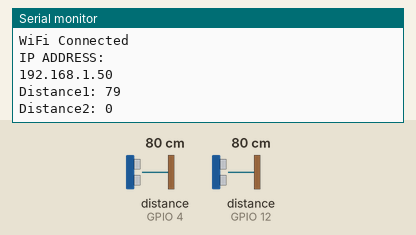
A sketch run on a simulated ESP8266 (NodeMCU). On the bench: the last lines printed to the serial monitor. Wiring (inferred from the names in the program): 2 × ultrasonic range finder: trigger GPIO 5, echo GPIO 4 / trigger GPIO 14, echo GPIO 12. The test bench sets the inputs (shaded band); at power-on: distance to the obstacle (sensors on GPIO 4, GPIO 12) 80 cm. The echo pulse lasts 58.3 µs per cm; WiFi joins after 1.5 s; servers stay silent unless stated; uploads are accepted with an empty reply.

Above: at 3.2 s.
3.3 s: distance to the obstacle (sensor on GPIO 4) set to 2 cm
At 3.3 s:
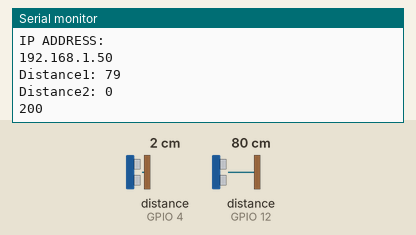
6.2 s: distance to the obstacle (sensor on GPIO 4) set to 4 cm
At 8.8 s:
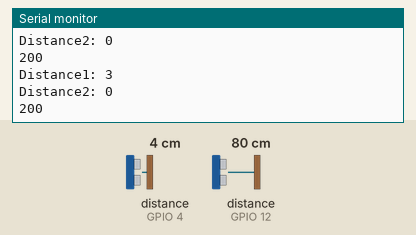
Timing chart, 0 to 10.3 s (numbered marks = the images above; inputs shaded):
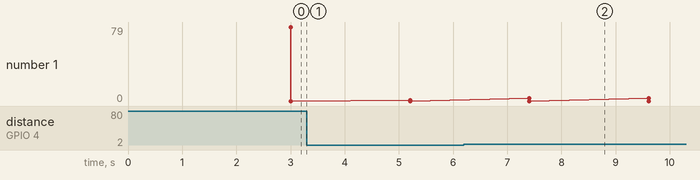

Measured:
- after the input at 6.2 s, the serial monitor: prints a new line after 1.2 s (image 2)

The sketch:

ultrasonic.ino
```cpp
#include<ESP8266WiFi.h>
#include<ESP8266HTTPClient.h>
#include<WiFiClient.h>
char* ssid = "KU Wireless";
char* password = "";

const int trigPin1 = 5;  //D1
const int echoPin1 = 4;  //D2
const int trigPin2 = 14;  //D3
const int echoPin2 = 12;  //D4

long duration1, duration2;
int distance1, distance2;

void setup() {
pinMode(trigPin1, OUTPUT); // Sets the trigPin as an Output
pinMode(echoPin1, INPUT); // Sets the echoPin as an Input
pinMode(trigPin2, OUTPUT); // Sets the trigPin as an Output
pinMode(echoPin2, INPUT);
Serial.begin(115200); // Starts the serial communication
WiFi.begin(ssid, password);
while(WiFi.status() != WL_CONNECTED)
{
  Serial.println("Wifi not connecetd");
  delay(1000);
}
Serial.println("WiFi Connected");
Serial.println("IP ADDRESS:");
Serial.println(WiFi.localIP());
}

void loop() {

// Clears the trigPin
digitalWrite(trigPin1, LOW);
digitalWrite(trigPin2, LOW);
delayMicroseconds(2);

// Sets the trigPin on HIGH state for 10 micro seconds
digitalWrite(trigPin1, HIGH);
digitalWrite(trigPin2, HIGH);
delayMicroseconds(10);
digitalWrite(trigPin1, LOW);
digitalWrite(trigPin2, LOW);

// Reads the echoPin, returns the sound wave travel time in microseconds
duration1 = pulseIn(echoPin1, HIGH);
duration2 = pulseIn(echoPin2, HIGH);
// Calculating the distance
distance1= duration1*0.034/2;
distance2= duration2*0.034/2;
// Prints the distance on the Serial Monitor
Serial.print("Distance1: ");
Serial.println(distance1);
Serial.print("Distance2: ");
Serial.println(distance2);

if(WiFi.status() == WL_CONNECTED)
{
  HTTPClient http;
  http.begin("http://172.17.17.27/Hackathon/insert.php?distance1="+String(distance1)+"&distance2="+String(distance2));
  http.addHeader("Content-Type", "application/json");
  int httpCode =  http.GET();
  if(httpCode>0)
  {
     String payload = http.getString();
      Serial.println(httpCode);
      Serial.println(payload);
  }
  else
  {
    Serial.println("Error on HTTP request");
  }
  http.end();
}
delay(1000);
}
```
